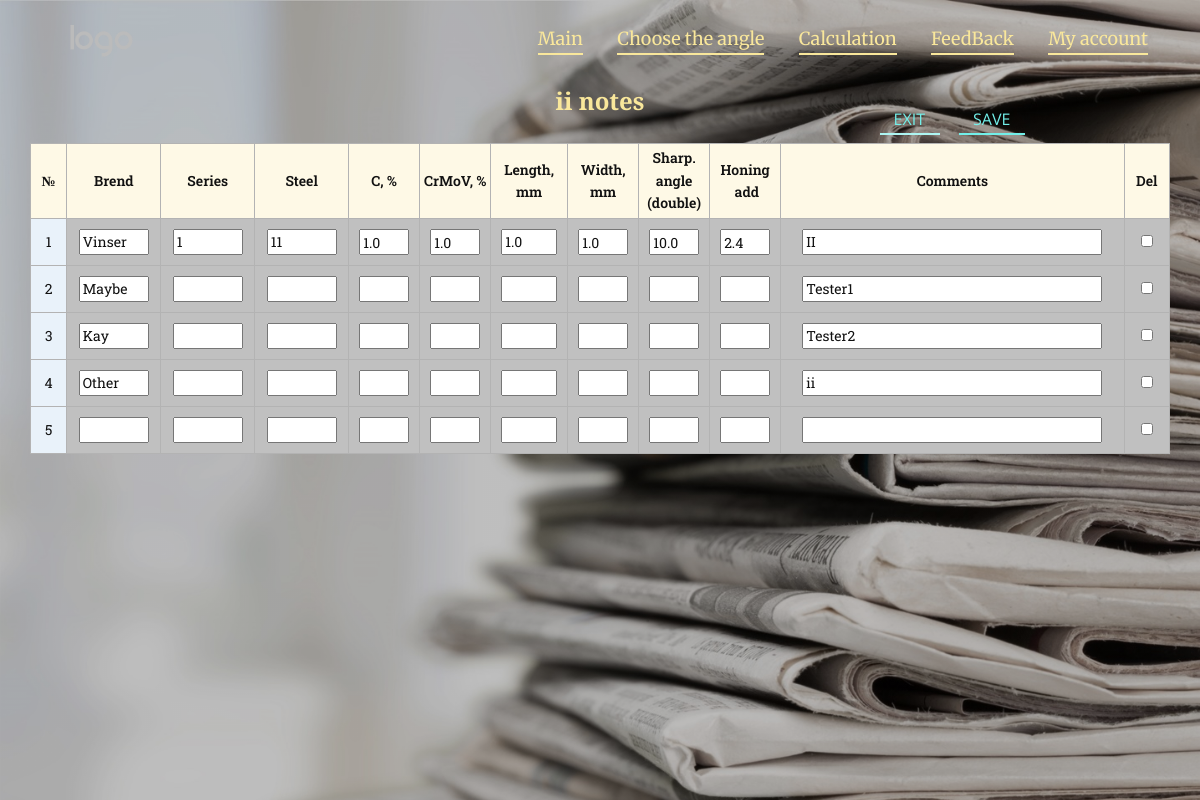
The app's page /account_table_edit (signed in), older data.
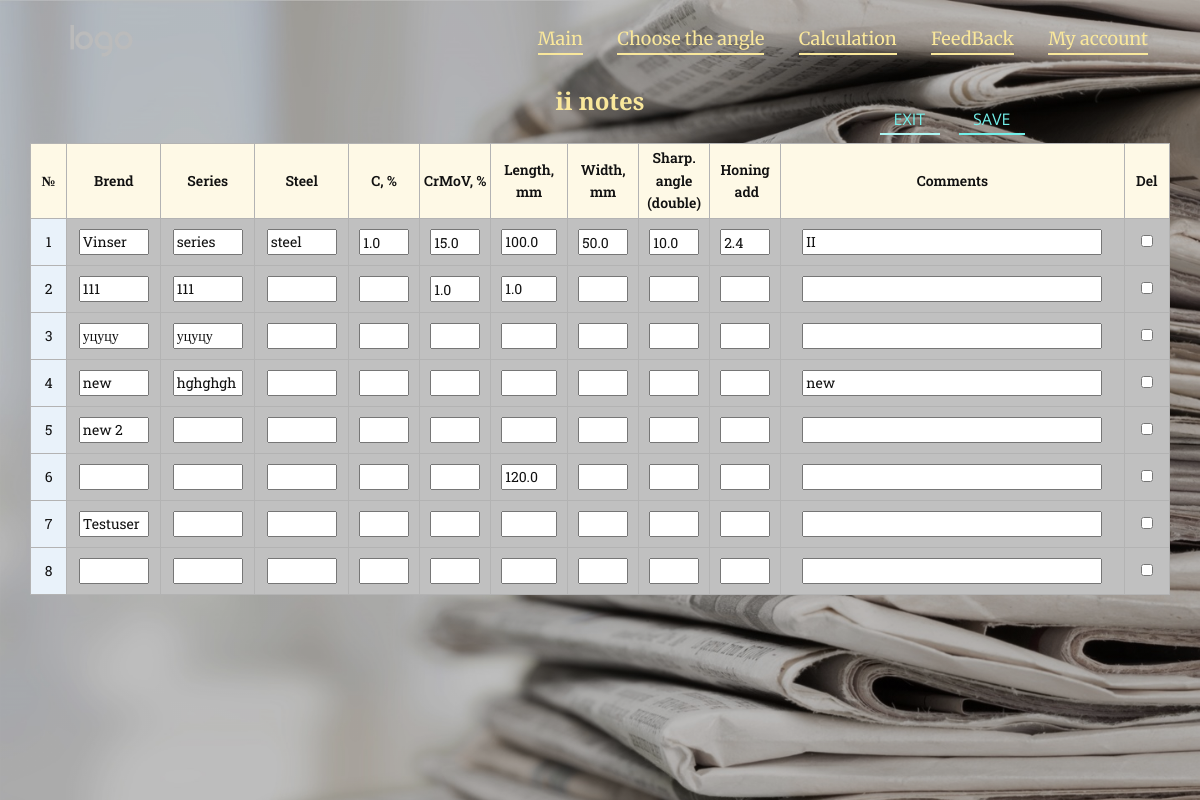
The same page, newer data.
### stay_sharp/models.py (models this page shows, shortened)
class Account_table(models.Model):
    date = models.DateField(blank=True, null=True, auto_now_add=True,)
    brend = models.CharField(max_length=30, blank=True, null=True, default='')
    series = models.CharField(max_length=30, blank=True, null=True, default='')
    steel = models.CharField(max_length=20, blank=True, null=True, default='')
    carbon = models.FloatField(validators=[MinValueValidator(0), MaxValueValidator(6)], blank=True, null=True, default='')
    CrMoV = models.FloatField(validators=[MinValueValidator(0), MaxValueValidator(50)], blank=True, null=True, default='')
    length = models.FloatField(validators=[MinValueValidator(0), MaxValueValidator(500)], blank=True, null=True, default='')
    width = models.FloatField(validators=[MinValueValidator(0), MaxValueValidator(60)], blank=True, null=True, default='')
    grinding_angle = models.FloatField(validators=[MinValueValidator(0), MaxValueValidator(40)], blank=True, null=True, default='')
    honing_add = models.FloatField(blank=True, null=True, default='')
    comments = models.TextField(blank=True, null=True, default='')
    user = models.ForeignKey(settings.AUTH_USER_MODEL, on_delete=models.CASCADE, default=get_superuser)

### stay_sharp/views.py (the view)
# urls.py: path('account_table_edit', views.account_table_edit, name='account_table_edit'),
def account_table_edit(request):
    Account_tableFormSet = modelformset_factory(Account_table, exclude=('date',), can_delete=True)
    user = request.user
    if user and user.is_active:
        if request.method == 'POST':
            formset = Account_tableFormSet(request.POST, queryset=Account_table.objects.filter(user=user))
            if formset.is_valid():
                if not any([formset.cleaned_data[-1][value] for value in formset.cleaned_data[-1] if value != 'user']):
                    formset.cleaned_data[-1]['DELETE'] = True
                formset.save()
                return redirect('account_table')
            formset = Account_tableFormSet(queryset=Account_table.objects.filter(user=user))
            return render(request, 'Account-table_edit.html', context={'formset': formset})
        else:
            formset = Account_tableFormSet(queryset=Account_table.objects.filter(user=user))
            return render(request, 'Account-table_edit.html',
                          context={'formset': formset, 'error_messages': 'Not correct input'})
    return render(request, 'registration/old/Login.html', context={'error': "You need to login"})

### stay_sharp/models.py (called while the page is built)
def get_superuser():
    su_user = User.objects.filter(
        is_superuser=True).first()  # if you have more than 1 superuser, this get the first in list.
    if su_user:
        return su_user.id

### templates/Account-table_edit.html (shortened to what the changed rows need)
{% extends 'Base.html' %}
{% load static %}
{% block static_main %}
    <link rel="stylesheet" href="{% static 'css/stay_sharp/Account-table.css' %}" media="screen">
{% endblock %}
{% block section1 %}
    <section
            class="skrollable u-align-center u-clearfix u-hidden-xs u-image u-lightbox u-parallax u-shading u-section-1"
            id="account_table" data-image-width="1435" data-image-height="1000">
        <div class="u-clearfix u-sheet u-sheet-1">
            <div class="u-align-left-md u-align-left-sm u-align-left-xs u-expanded-width-lg u-expanded-width-md u-expanded-width-sm u-expanded-width-xl u-expanded-width-xs u-table u-table-responsive u-table-1"
                 data-animation-name="" data-animation-duration="0" data-animation-delay="0"
                 data-animation-direction="">
                <table class="u-table-entity u-table-entity-1">
                    <colgroup>
                    </colgroup>
                    <thead class="u-align-center u-custom-font u-font-roboto-slab u-palette-3-light-3 u-table-header u-table-valign-middle u-table-header-1">
                    <tr style="height: 75px;">
                        <th class="u-border-1 u-border-grey-30 u-custom-font u-font-roboto-slab u-table-cell u-table-cell-1">
                            №
                        </th>
                        <th class="u-border-1 u-border-grey-30 u-custom-font u-font-roboto-slab u-table-cell u-table-cell-2">
                            Brend
                        </th>
                        <th class="u-border-1 u-border-grey-30 u-custom-font u-font-roboto-slab u-table-cell u-table-cell-3">
                            Series
                        </th>
                        <th class="u-border-1 u-border-grey-30 u-custom-font u-font-roboto-slab u-table-cell u-table-cell-4">
                            Steel
                        </th>
                        <th class="u-border-1 u-border-grey-30 u-custom-font u-font-roboto-slab u-table-cell u-table-cell-5">
                            C, %
                        </th>
                        <th class="u-border-1 u-border-grey-30 u-custom-font u-font-roboto-slab u-table-cell u-table-cell-6">
                            CrMoV, %
                        </th>
                        <th class="u-border-1 u-border-grey-30 u-custom-font u-font-roboto-slab u-table-cell u-table-cell-7">
                            Length, mm
                        </th>
                        <th class="u-border-1 u-border-grey-30 u-custom-font u-font-roboto-slab u-table-cell u-table-cell-8">
                            Width, mm
                        </th>
                        <th class="u-border-1 u-border-grey-30 u-custom-font u-font-roboto-slab u-table-cell u-table-cell-9">
                            Sharp. angle (double)
                        </th>
                        <th class="u-border-1 u-border-grey-30 u-custom-font u-font-roboto-slab u-table-cell u-table-cell-10">
                            Honing<br>&nbsp;add
                        </th>
                        <th class="u-border-1 u-border-grey-30 u-custom-font u-font-roboto-slab u-table-cell u-table-cell-11">
                            Comments
                        </th>
                        <th class="u-border-1 u-border-grey-30 u-custom-font u-font-roboto-slab u-table-cell u-table-cell-12">
                            Del
                        </th>
                    </tr>
                    </thead>
                    <tbody class="u-align-center u-custom-font u-font-roboto-slab u-grey-10 u-table-alt-grey-25 u-table-body u-table-body-1">
                    <form action="" method="POST" id="edit">
                        {% for form in formset %}
                            <tr style="height: 25px;">
                                <td class="u-border-1 u-border-grey-30 u-first-column u-palette-1-light-3 u-table-cell">{{ forloop.counter }}</td>
                                {% for field in form.visible_fields %}
                                    {% if field.label == 'User' %}
                                        <div>
                                            <input type="hidden" name="{{ field.html_name }}" value="{{ user.id }}"
                                                   id="{{ field.id_for_label }}">
                                        </div>
                                    {% elif field.label == "Comments" %}
                                        <td class="u-border-1 u-border-grey-30 u-table-cell">
                                            <input style="width: 300px !important;height: 26px !important; "
                                                   name="{{ field.html_name }}"
                                                   id="{{ field.id_for_label }}"
                                                   value="{{ field.initial }}"
                                                   type="{{ field.widget_type }}">
                                        </td>
                                    {% elif field.label == 'Delete' %}
                                        <td class="u-border-1 u-border-grey-30 u-table-cell">
                                            <input style="width: 12px !important; height: 12px !important;"
                                                   name="{{ field.html_name }}"
                                                   type="{{ field.widget_type }}"
                                                   id="{{ field.id_for_label }}">
                                        </td>
                                    {% elif field.label == 'Brend' or field.label == 'Steel' or field.label == 'Series' %}
                                        <td class="u-border-1 u-border-grey-30 u-table-cell">
                                            <input style="width: 70px !important; height: 26px !important;"
                                                   name="{{ field.html_name }}"
                                                   value="{{ field.initial|default_if_none:'' }}"
                                                   type="{{ field.widget_type }}" id="{{ field.id_for_label }}">
                                        </td>
                                    {% elif field.label == 'Length' %}
                                        <td class="u-border-1 u-border-grey-30 u-table-cell">
                                            <input style="width: 56px !important; height: 26px !important;"
                                                   name="{{ field.html_name }}"
                                                   value="{{ field.initial|default_if_none:'' }}"
                                                   type="{{ field.widget_type }}" id="{{ field.id_for_label }}">
                                        </td>
                                    {% else %}
                                        <td class="u-border-1 u-border-grey-30 u-table-cell">
                                            <input style="width: 50px !important; padding-top: 2px !important; height: 26px !important;"
                                                   name="{{ field.html_name }}"
                                                   value="{{ field.initial|default_if_none:'' }}"
                                                   type="{{ field.widget_type }}"
                                                   id="{{ field.id_for_label }}">
                                        </td>
                                    {% endif %}
                                {% endfor %}
                            </tr>
                        {% endfor %}
                    </form>
                    </tbody>
                </table>
            </div>
        </div>
    </section>
{% endblock %}

Row changes from the older to the newer data that the page shows:
removed Account_table: initial "Maybe", initial "Tester1"
no longer on this page (row edited): Account_table: initial "Kay", initial "Tester2"
removed Account_table: initial "Other", initial "ii"
changed Account_table "Vinser": initial "11" → "steel"; initial "1.0" → "15.0"; initial "1.0" → "100.0"; initial "1.0" → "50.0"
added Account_table: initial "111" "111", initial "1.0", initial "1.0"
added Account_table: initial "уцуцу" "уцуцу"
added Account_table: initial "new" "hghghgh", initial "new"
added Account_table: initial "new 2"
added Account_table: initial "120.0"
added Account_table: initial "Testuser"
Text that changed along with them:
new list line: "series"
new list line: "6          ☐"
new list line: "7          ☐"
new list line: "8           ☐"
list line gone: "1"
